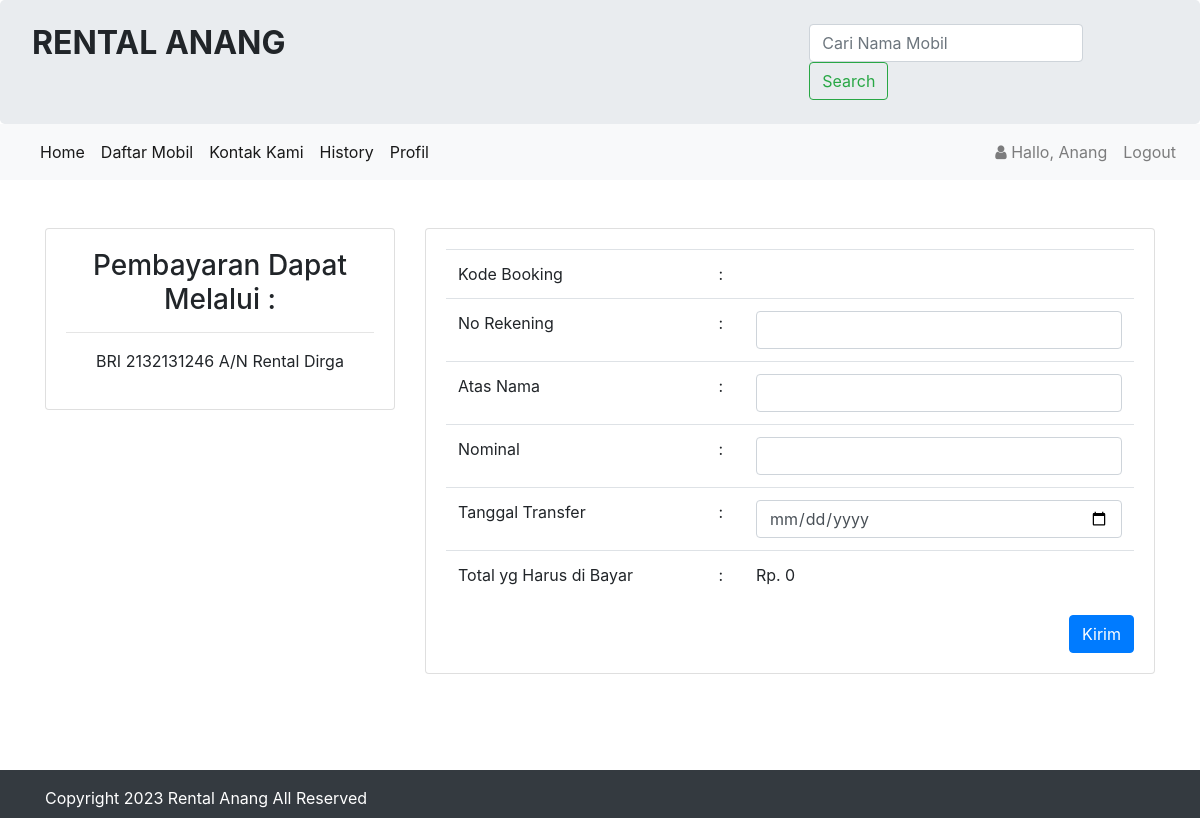
Before: /konfirmasi.php?id=1688198714 (signed in) with the older database file.
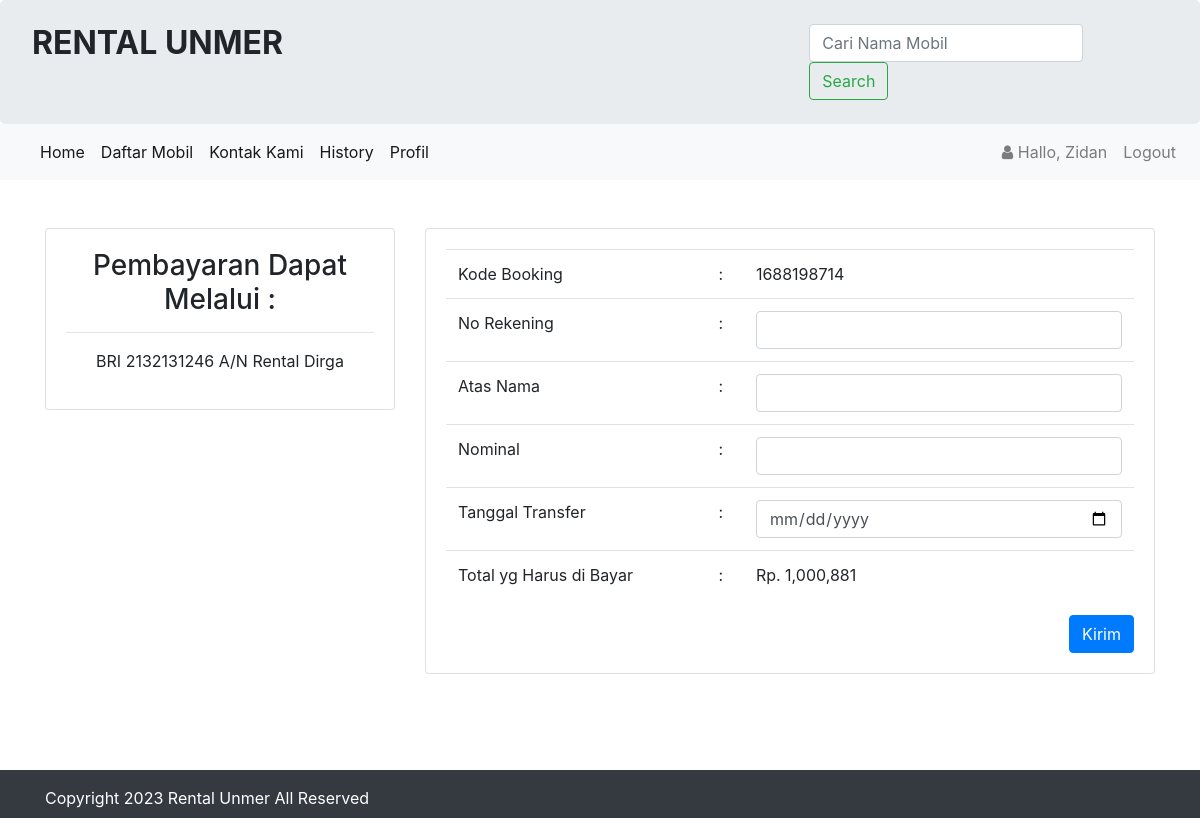
After: the same page with the newer database file.
### tables this page shows
CREATE TABLE `infoweb` (
  `id` int(11) NOT NULL,
  `nama_rental` varchar(255) DEFAULT NULL,
  `telp` varchar(15) DEFAULT NULL,
  `alamat` text DEFAULT NULL,
  `email` varchar(255) DEFAULT NULL,
  `no_rek` text DEFAULT NULL,
  `updated_at` timestamp NOT NULL DEFAULT current_timestamp()
);

CREATE TABLE `booking` (
  `id_booking` int(11) NOT NULL,
  `kode_booking` varchar(255) NOT NULL,
  `id_login` int(11) NOT NULL,
  `id_mobil` int(11) NOT NULL,
  `ktp` varchar(255) NOT NULL,
  `nama` varchar(255) NOT NULL,
  `alamat` varchar(255) NOT NULL,
  `no_tlp` varchar(15) NOT NULL,
  `tanggal` varchar(255) NOT NULL,
  `lama_sewa` int(11) NOT NULL,
  `total_harga` int(11) NOT NULL,
  `konfirmasi_pembayaran` varchar(255) NOT NULL,
  `tgl_input` varchar(255) NOT NULL
);

### koneksi/koneksi.php (called while the page is built, shortened)
<?php
    $user = 'root';
    $pass = '';
    $koneksi = new PDO("mysql:host=localhost;dbname=rental_unmer", $user, $pass);
    $url = "http://localhost/rental-mobil/";
    $sql_web = "SELECT * FROM infoweb WHERE id = 1";
    $row_web = $koneksi->prepare($sql_web);
    $row_web->execute();
    $info_web = $row_web->fetch(PDO::FETCH_OBJ);
?>

### konfirmasi.php (the view, shortened to what the changed rows need)
<?php
    require 'koneksi/koneksi.php';
    include 'header.php';
    $kode_booking = $_GET['id'];
    $hasil = $koneksi->query("SELECT * FROM booking WHERE kode_booking = '$kode_booking'")->fetch();
?>
<br>
<br>
<div class="container">
<div class="row">
    <div class="col-sm-8">
         <div class="card">
           <div class="card-body">
               <form method="post" action="koneksi/proses.php?id=konfirmasi">
                    <table class="table">
                        <tr>
                            <td>Kode Booking  </td>
                            <td> :</td>
                            <td><?php echo $hasil['kode_booking'];?></td>
                        </tr>
                        <tr>
                            <td>Total yg Harus di Bayar </td>
                            <td> :</td>
                            <td>Rp. <?php echo number_format($hasil['total_harga']);?></td>
                        </tr>
                    </table>
               </form>
           </div>
         </div>
    </div>
</div>
</div>
<br>
<br>
<br>
<?php include 'footer.php';?>

### header.php (shortened to what the changed rows need)
<!doctype html>
<html lang="en">
  <head>
    <link rel="stylesheet" href="assets/css/bootstrap.css" >
    <link rel="stylesheet" href="assets/css/font-awesome.css" >
  </head>
  <body>
    <div class="jumbotron pt-4 pb-4">
        <div class="row">
            <div class="col-sm-8">
                <h2><b style="text-transform:uppercase;"><?= $info_web->nama_rental;?> </b></h2>
            </div>
        </div>
    </div>
    <nav class="navbar navbar-expand-lg navbar-light bg-light">
        <div class="collapse navbar-collapse" id="navbarTogglerDemo01">
            <?php if(!empty($_SESSION['USER'])){?>
            <ul class="navbar-nav my-2 my-lg-0">
                <li class="nav-item">
                    <a class="nav-link" href="#">
                        <i class="fa fa-user"> </i> Hallo, <?php echo $_SESSION['USER']['nama_pengguna'];?>
                    </a>
                </li>
                <li class="nav-item">
                    <a class="nav-link" onclick="return confirm('Apakah anda ingin logout ?');" href="<?php echo $url;?>admin/logout.php">Logout</a>
                </li>
            </ul>
            <?php }?>
        </div>
    </nav>

### footer.php (shortened to what the changed rows need)
    <div class="footer mt-4 bg-dark text-white pt-3 pb-2">
      <div class="container">
        Copyright <?= date('Y');?> <?= $info_web->nama_rental;?> All Reserved
      </div>
    </div>
  </body>
</html>

Changed rows visible on the page:
changed infoweb: nama_rental "RENTAL ANANG" → "RENTAL UNMER"; nama_rental "Rental Anang" → "Rental Unmer"
added booking: kode_booking "1688198714", total_harga "1,000,881"
Other visible differences:
$_SESSION['USER']['nama_pengguna']: "Anang" → "Zidan"
$hasil['total_harga']: "0" → (not shown)
